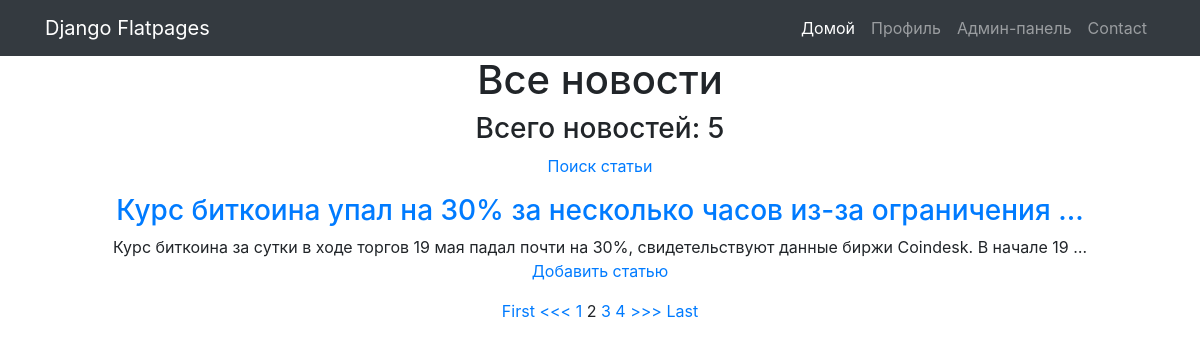
Screenshot of /news/?page=2 with the database file from the repository.
### news/models.py (models this page shows, shortened)
class Post(models.Model):
    article = 'AR'
    news = 'NE'
    CHOICES = [
        (article, 'Статья'),
        (news, 'Новость'),
    ]
    author = models.ForeignKey(Author, on_delete=models.CASCADE)
    type = models.CharField(max_length=2, choices=CHOICES, default=news)
    time = models.DateTimeField(auto_now_add=True)
    category = models.ManyToManyField(Category, through='PostCategory')
    header = models.CharField(max_length=500)
    text = models.TextField()
    post_rating = models.IntegerField(default=0)

### news/views.py (the view)
# urls.py: path('', PostList.as_view()),
class PostList(ListView):
    model = Post
    template_name = 'news/post_list.html'
    context_object_name = 'posts'
    queryset = Post.objects.order_by('-time')
    paginate_by = 1
    def get_context_data(self, **kwargs):
        context = super().get_context_data(**kwargs)
        context['all_news'] = Post.objects.all()
        return context

### templates/news/post_list.html (shortened to what this page needs)
{% extends 'default.html' %}
{% block content %}
<h1>Все новости</h1>
<h3>Всего новостей: {{ all_news|length }}</h3>
<p><a href="{% url 'post_search' %}">Поиск статьи</a></p>
{% if posts %}
{% for post in posts %}
<h3><a href="{% url 'post_detail' post.id %}">{{ post.header|truncatewords:10 }}</a></h3>
{{ post.text|truncatewords:20 }}
{% endfor %}
{% endif %}
<p><a href="{% url 'post_create' %}">Добавить статью</a></p>
{% if is_paginated %}
    {% if page_obj.has_previous %}
        <a href="?page=1">First</a>
        <a href="?page={{ page_obj.previous_page_number }}"><<<</a>
    {% endif %}
    {% for num in page_obj.paginator.page_range %}
        {% if page_obj.paginator.num_pages != 1 %}
            {% if page_obj.number == num %}
                <a>{{ num }}</a>
            {% elif num > page_obj.number|add:'-3' and num < page_obj.number|add:'3' %}
                <a href="?page={{ num }}">{{ num }}</a>
            {% endif %}
        {% endif %}
    {% endfor %}
    {% if page_obj.has_next %}
        <a href="?page={{ page_obj.next_page_number }}">>>></a>
        <a href="?page={{ page_obj.paginator.num_pages }}">Last</a>
    {% endif %}
{% endif %}
{% endblock content %}

### rows the page displays
Post: header "Курс биткоина упал на 30% за несколько часов из-за ограничения …", text "Курс биткоина за сутки в ходе торгов 19 мая падал почти на 30%, свидетельствуют данные биржи Coindesk. В начале 19 …"

### other values shown
{{ all_news|length }} "5"
{{ num }} "1" "3" "4"
{{ num }} "2"
